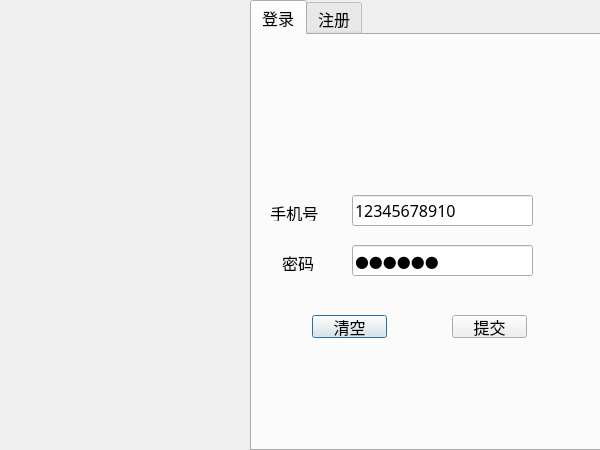
<?xml version="1.0" encoding="UTF-8"?>
<ui version="4.0">
 <class>LoginDialog</class>
 <widget class="QDialog" name="LoginDialog">
  <property name="geometry">
   <rect>
    <x>0</x>
    <y>0</y>
    <width>600</width>
    <height>450</height>
   </rect>
  </property>
  <property name="minimumSize">
   <size>
    <width>600</width>
    <height>450</height>
   </size>
  </property>
  <property name="maximumSize">
   <size>
    <width>600</width>
    <height>450</height>
   </size>
  </property>
  <property name="windowTitle">
   <string>Dialog</string>
  </property>
  <widget class="QLabel" name="lb_icon">
   <property name="geometry">
    <rect>
     <x>0</x>
     <y>0</y>
     <width>250</width>
     <height>450</height>
    </rect>
   </property>
   <property name="text">
    <string/>
   </property>
   <property name="pixmap">
    <pixmap resource="resource.qrc">:/images/register.png</pixmap>
   </property>
   <property name="scaledContents">
    <bool>true</bool>
   </property>
  </widget>
  <widget class="QTabWidget" name="tb_page">
   <property name="geometry">
    <rect>
     <x>250</x>
     <y>0</y>
     <width>351</width>
     <height>451</height>
    </rect>
   </property>
   <property name="font">
    <font>
     <family>黑体</family>
     <pointsize>12</pointsize>
    </font>
   </property>
   <property name="currentIndex">
    <number>0</number>
   </property>
   <widget class="QWidget" name="page_login">
    <attribute name="title">
     <string>登录</string>
    </attribute>
    <widget class="QLineEdit" name="le_tel">
     <property name="geometry">
      <rect>
       <x>100</x>
       <y>160</y>
       <width>181</width>
       <height>31</height>
      </rect>
     </property>
     <property name="toolTip">
      <string>&lt;html&gt;&lt;head/&gt;&lt;body&gt;&lt;p&gt;手机号必须是11位&lt;/p&gt;&lt;/body&gt;&lt;/html&gt;</string>
     </property>
     <property name="text">
      <string>12345678910</string>
     </property>
    </widget>
    <widget class="QLineEdit" name="le_password">
     <property name="geometry">
      <rect>
       <x>100</x>
       <y>210</y>
       <width>181</width>
       <height>31</height>
      </rect>
     </property>
     <property name="text">
      <string>123456</string>
     </property>
     <property name="echoMode">
      <enum>QLineEdit::Password</enum>
     </property>
    </widget>
    <widget class="QLabel" name="lb_tel">
     <property name="geometry">
      <rect>
       <x>10</x>
       <y>170</y>
       <width>81</width>
       <height>16</height>
      </rect>
     </property>
     <property name="text">
      <string>  手机号</string>
     </property>
    </widget>
    <widget class="QLabel" name="lb_password">
     <property name="geometry">
      <rect>
       <x>30</x>
       <y>220</y>
       <width>41</width>
       <height>16</height>
      </rect>
     </property>
     <property name="text">
      <string>密码</string>
     </property>
    </widget>
    <widget class="QPushButton" name="pb_clear">
     <property name="geometry">
      <rect>
       <x>60</x>
       <y>280</y>
       <width>75</width>
       <height>23</height>
      </rect>
     </property>
     <property name="text">
      <string>清空</string>
     </property>
    </widget>
    <widget class="QPushButton" name="pb_commit">
     <property name="geometry">
      <rect>
       <x>200</x>
       <y>280</y>
       <width>75</width>
       <height>23</height>
      </rect>
     </property>
     <property name="text">
      <string>提交</string>
     </property>
    </widget>
   </widget>
   <widget class="QWidget" name="page_register">
    <attribute name="title">
     <string>注册</string>
    </attribute>
    <widget class="QPushButton" name="pb_commit_register">
     <property name="geometry">
      <rect>
       <x>200</x>
       <y>280</y>
       <width>75</width>
       <height>23</height>
      </rect>
     </property>
     <property name="text">
      <string>提交</string>
     </property>
    </widget>
    <widget class="QLineEdit" name="le_tel_register">
     <property name="geometry">
      <rect>
       <x>100</x>
       <y>160</y>
       <width>181</width>
       <height>31</height>
      </rect>
     </property>
     <property name="toolTip">
      <string>&lt;html&gt;&lt;head/&gt;&lt;body&gt;&lt;p&gt;手机号必须是11位&lt;/p&gt;&lt;/body&gt;&lt;/html&gt;</string>
     </property>
    </widget>
    <widget class="QLabel" name="lb_password_register">
     <property name="geometry">
      <rect>
       <x>30</x>
       <y>220</y>
       <width>41</width>
       <height>16</height>
      </rect>
     </property>
     <property name="text">
      <string>密码</string>
     </property>
    </widget>
    <widget class="QLabel" name="lb_tel_register">
     <property name="geometry">
      <rect>
       <x>10</x>
       <y>170</y>
       <width>81</width>
       <height>16</height>
      </rect>
     </property>
     <property name="text">
      <string>  手机号</string>
     </property>
    </widget>
    <widget class="QPushButton" name="pb_clear_register">
     <property name="geometry">
      <rect>
       <x>60</x>
       <y>280</y>
       <width>75</width>
       <height>23</height>
      </rect>
     </property>
     <property name="text">
      <string>清空</string>
     </property>
    </widget>
    <widget class="QLineEdit" name="le_password_register">
     <property name="geometry">
      <rect>
       <x>100</x>
       <y>210</y>
       <width>181</width>
       <height>31</height>
      </rect>
     </property>
     <property name="echoMode">
      <enum>QLineEdit::Password</enum>
     </property>
    </widget>
    <widget class="QLabel" name="lb_name_register">
     <property name="geometry">
      <rect>
       <x>30</x>
       <y>120</y>
       <width>41</width>
       <height>16</height>
      </rect>
     </property>
     <property name="text">
      <string>昵称</string>
     </property>
    </widget>
    <widget class="QLineEdit" name="le_name_register">
     <property name="geometry">
      <rect>
       <x>100</x>
       <y>110</y>
       <width>181</width>
       <height>31</height>
      </rect>
     </property>
    </widget>
   </widget>
  </widget>
 </widget>
 <resources>
  <include location="resource.qrc"/>
 </resources>
 <connections/>
</ui>
